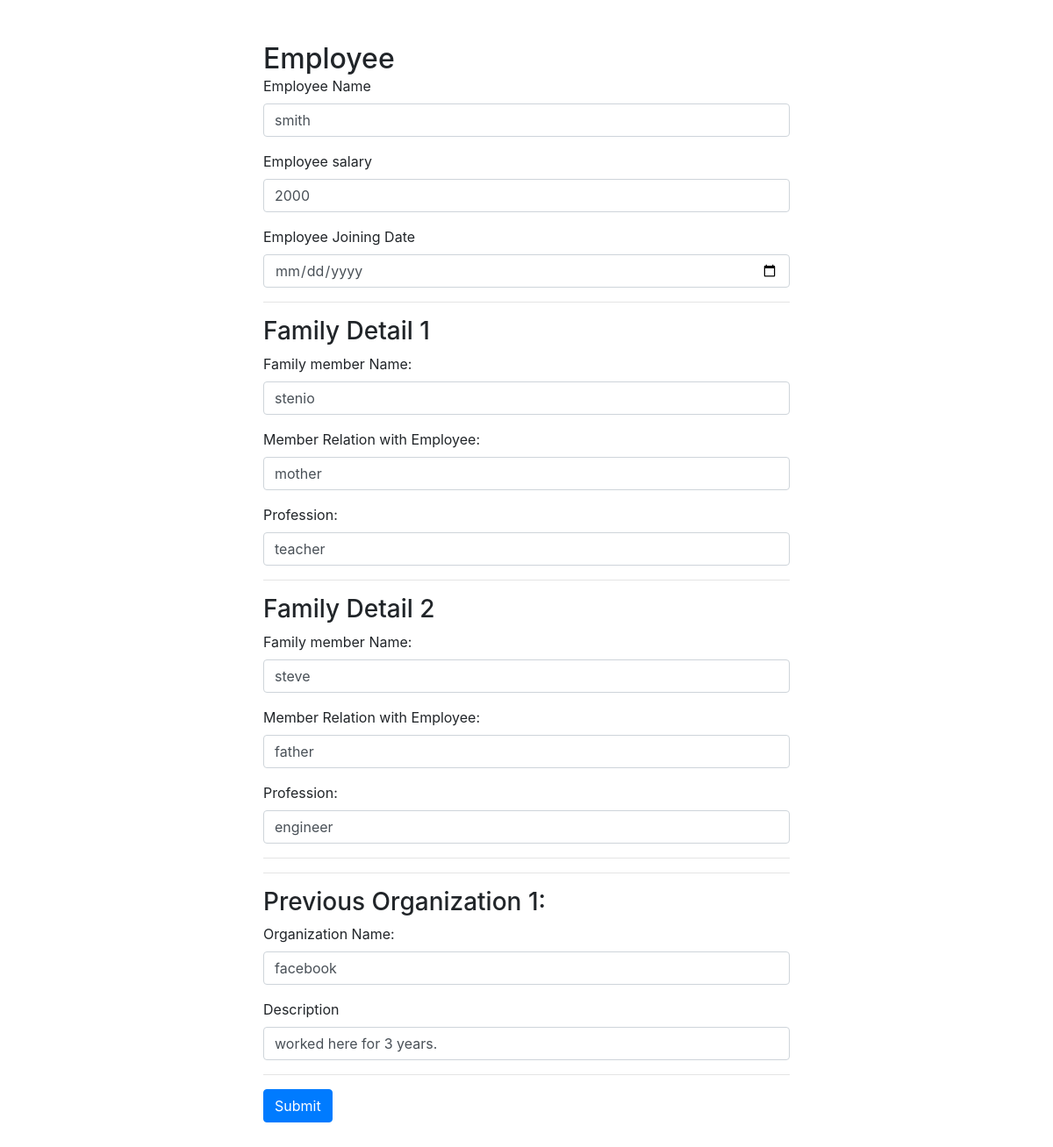
The app's page /employee/update/2, older data.
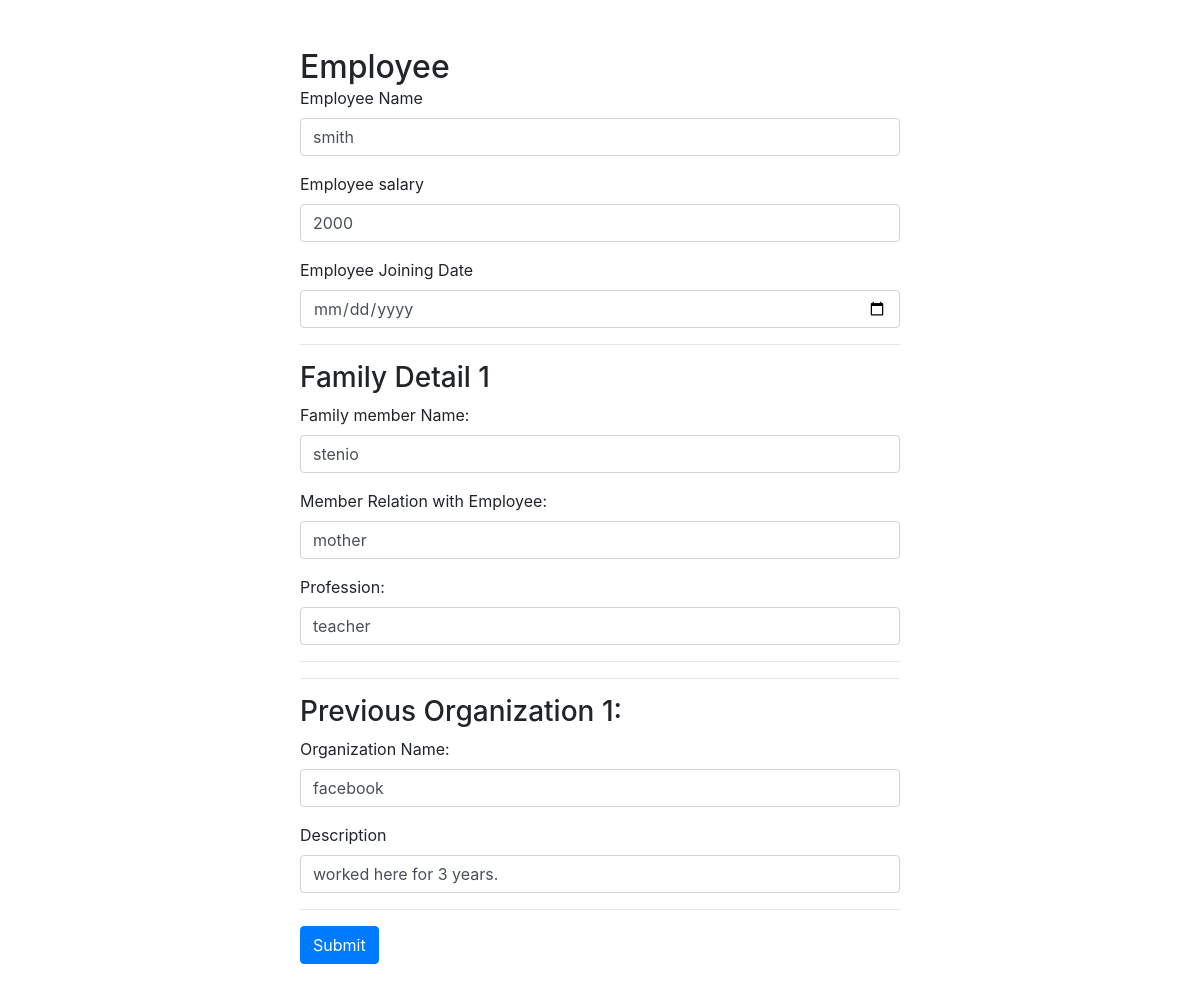
The same page, newer data.
### Employee/models.py (models this page shows, shortened)
class FamilyDetail(models.Model):
    employees = models.ForeignKey(Employee, on_delete=models.CASCADE)
    name = models.CharField(max_length=100, null=True, blank=True)
    relation_with_employee = models.CharField(max_length=100, null=True, blank=True)
    profession = models.CharField(max_length=100, null=True, blank=True)

class PreviousOrganization(models.Model):
    employees = models.ForeignKey(Employee, on_delete=models.CASCADE)
    organization_name = models.CharField(max_length=50, null=True, blank=True)
    description = models.TextField(max_length=50, null=True, blank=True)

### Employee/views.py (the view, shortened to what this page needs)
# urls.py: path('update/<str:pk>', EmployeeUpdateView.as_view(), name="employee_update"),
class EmployeeUpdateView(View):
    def get(self, request, *args, pk, **kwargs):
        employee_obj = Employee.objects.get(id=pk)
        employee_family_details = FamilyDetail.objects.select_related().filter(employees= employee_obj).all()
        employee_previous_organizations = PreviousOrganization.objects.select_related().filter(employees= employee_obj).all()
        context = {
            'employee' : employee_obj,
            'employee_family_details': employee_family_details,
            'employee_previous_organizations': employee_previous_organizations
        }
        return render(request, 'employee_update.html', context)

### templates/employee_update.html (shortened to what this page needs)
<!doctype html>
<html lang="en">
  <head>
    <link rel="stylesheet" href="https://cdn.jsdelivr.net/npm/bootstrap@4.1.3/dist/css/bootstrap.min.css">
  </head>
  <body>
<div class="mt-5">
    <h2 class="m-auto w-50 m-auto ">Employee</h2>
    <form method="post" class="w-50 m-auto" action="{% url 'employee_update' employee.id%}">
        <div class="form-group">
          <label for="exampleInputEmail1">Employee Name</label>
          <input type="text" class="form-control" name="employee_name" value="{{employee.name}}" placeholder="Enter Name">
        </div>
        <div class="form-group">
            <label for="">Employee salary</label>
            <input type="number" class="form-control" name="employee_salary" value="{{employee.salary}}" placeholder="Enter salary">
        </div>
        <div class="form-group">
            <label for="">Employee Joining Date </label>
            <input type="date" class="form-control" name="employee_joining_date" value="{{employee.joining_date| date:"%d/%m/%Y" }}" placeholder="Enter date">
        </div>
        <hr>
        {% for employee_family_detail in employee_family_details  %}
                <h3>Family Detail {{forloop.counter}}</h3>
            <div class="form-group">
                <label for="exampleInputEmail1">Family member Name:</label>
                <input type="text" class="form-control" name="member{{forloop.counter}}" value="{{employee_family_detail.name}}" placeholder="Enter name">
            </div>
            <div class="form-group">
                <label for="exampleInputEmail1">Member Relation with Employee:</label>
                <input type="text" class="form-control" name="memberrelation{{forloop.counter}}" value="{{employee_family_detail.relation_with_employee}}" placeholder="Enter relation">
            </div>
            <div class="form-group">
                <label for="exampleInputEmail1">Profession:</label>
                <input type="text" class="form-control" name="profession{{forloop.counter}}" value="{{employee_family_detail.profession}}" placeholder="Enter profession">
            </div>
            <hr>
        {% endfor %}
        <hr>
        {% for employee_previous_organization in employee_previous_organizations  %}
        <h3>Previous Organization {{forloop.counter}}:</h3>
        <div class="form-group">
            <label for="exampleInputEmail1">Organization Name:</label>
            <input type="text" class="form-control" id="exampleInputEmail1" name="Organizationname{{forloop.counter}}" value="{{employee_previous_organization.organization_name}}" placeholder="Enter salary">
        </div>
        <div class="form-group">
            <label for="exampleInputEmail1">Description</label>
            <input type="text" class="form-control" id="exampleInputEmail1" value="{{employee_previous_organization.description}}" name="Description{{forloop.counter}}" aria-describedby="emailHelp" placeholder="Enter salary">
        </div>
        {% endfor %}
        <hr>
        <button type="submit" class="btn btn-primary">Submit</button>
      </form>
      <div class="m-auto">
<br><br>
</div>
</div>
<br><br>
  </body>
</html>

Row changes from the older to the newer data that the page shows:
removed FamilyDetail: name "steve", relation_with_employee "father", profession "engineer"
